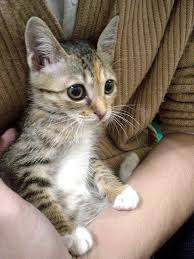
#> input picture cat/01.jpg, 194 x 259 px; its folder holds only this picture in this run
$ jupyter execute --allow-errors svm_cat_recog.ipynb   (Python 2 division)   (older library calls are emulated)
#> lines starting #> are read from the running program, lines starting #| are printed output that depends on the picture
This is the ipython notebook for the shiyanlou svm_cat

Reference: https://www.shiyanlou.com/courses/794

# python-opencv

## training

[cell 1]
import numpy as np
import cv2
from os.path import dirname, join, basename
import os
import sys
from glob import glob

[cell 2]
bin_n = 16 * 16

[cell 3]
def hog(img):
    x_pixel, y_pixel = 194, 259
    gx = cv2.Sobel(img, cv2.CV_32F, 1, 0)
    gy = cv2.Sobel(img, cv2.CV_32F, 0, 1)
    mag, ang = cv2.cartToPolar(gx, gy)
    bins = np.int32(bin_n*ang/(2*np.pi))
    bin_cells = bins[:x_pixel/2, :y_pixel/2], bins[x_pixel/2:, :y_pixel/2], bins[:x_pixel/2, y_pixel/2:], bins[x_pixel/2:, y_pixel/2:]
    mag_cells = mag[:x_pixel/2,:y_pixel/2], mag[x_pixel/2:,:y_pixel/2], mag[:x_pixel/2,y_pixel/2:], mag[x_pixel/2:,y_pixel/2:]
    hists = [np.bincount(b.ravel(), m.ravel(), bin_n) for b, m in zip(bin_cells, mag_cells)]
    hist = np.hstack(hists)
    return hist

[cell 4]
img = []
for name in os.listdir(os.getcwd() + '/cat/'):
    pic = cv2.imread(os.getcwd() + '/cat/' + name, 0)
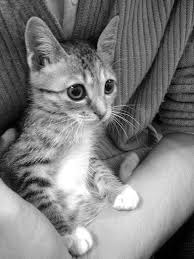
#> pic: shape (259, 194); min 0, max 255, mean 125.1
    img.append(pic)

print len(img), ' num'
#| 1  num

[cell 5]
positive = len(img)
#> positive = 1
#> (the rest of this cell did not finish here and is left out)

[cell 6]
trainpic = []
for item in img:
    trainpic.append(item)
#> this loop made 1 pass
#> after the loop, trainpic = 1 item

#> (the rest of this cell did not finish here and is left out)

[cell 7]
# test
tmp = hog(img[0])
#> in hog, `gx = cv2.Sobel(img, cv2.CV_32F, 1, 0)`:
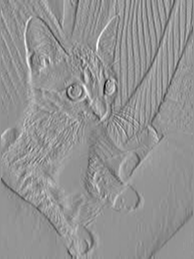
#> gx: shape (259, 194) float32; min -816, max 598, mean -0.5; drawn with min black and max white
#> in hog, `gy = cv2.Sobel(img, cv2.CV_32F, 0, 1)`:
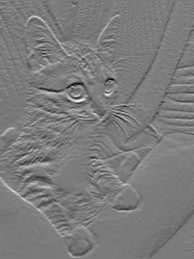
#> gy: shape (259, 194) float32; min -646, max 683, mean 1.1; drawn with min black and max white
#> in hog, `mag, ang = cv2.cartToPolar(gx, gy)`:
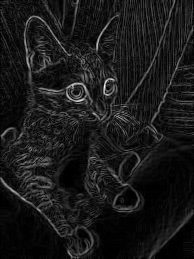
#> mag: shape (259, 194) float32; min 0, max 816.6, mean 82; drawn with min black and max white
#> in hog, `mag, ang = cv2.cartToPolar(gx, gy)`:
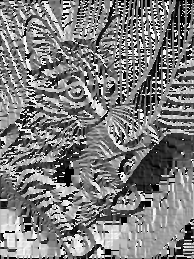
#> ang: shape (259, 194) float32; min 0, max 6.28, mean 3.09; drawn with min black and max white
#> in hog, `hists = [np.bincount(b.ravel(), m.ravel(), bin_n) for b, m in zip(bin_..`: hists = 4 items
#> in hog, `hist = np.hstack(hists)`: hist = 1024 values, max 17546.1 at index 0, min 24.41 at index 679, mean 4025
#> tmp has the same summary as hist in hog
print tmp.shape
#| (1024,)

[cell 8]
# data preprocessing
hogdata = map(hog, trainpic)
#> hogdata = 1 item
print np.float32(hogdata).shape, ' hogdata'
#| (1, 1024)  hogdata
trainData = np.float32(hogdata).reshape(-1, bin_n*4)
print trainData.shape, ' trainData'
#| (1, 1024)  trainData
responses = np.float32(np.repeat(1.0, trainData.shape[0])[:, np.newaxis])
#> responses = [1]
responses[positive:trainData.shape[0]] = -1.0
print responses.shape, ' responses'
#| (1, 1)  responses
print len(trainData)
#| 1
print len(responses)
#| 1
print type(trainData)
#| <class 'numpy.ndarray'>

#> (a cell that did not finish here is left out)

## predicting

#> (a cell that did not finish here is left out)

[cell 11]
# test
img = cv2.imread('./predict/01.jpg', 0)
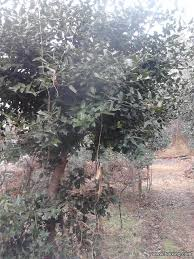
#> input picture predict/01.jpg, 194 x 259 px
#> img: shape (259, 194); min 0, max 255, mean 133.5
print img.shape, ' img_test0'
#| (259, 194)  img_test0
hogdata = hog(img)
#> in hog (call 3), `gx = cv2.Sobel(img, cv2.CV_32F, 1, 0)`:
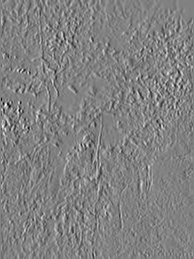
#> gx: shape (259, 194) float32; min -697, max 679, mean 1.6; drawn with min black and max white
#> in hog (call 3), `gy = cv2.Sobel(img, cv2.CV_32F, 0, 1)`:
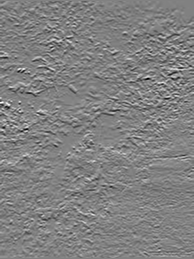
#> gy: shape (259, 194) float32; min -732, max 705, mean -3.2; drawn with min black and max white
#> in hog (call 3), `mag, ang = cv2.cartToPolar(gx, gy)`:
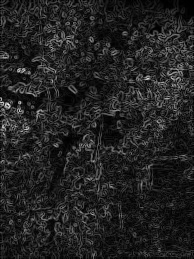
#> mag: shape (259, 194) float32; min 0, max 894.1, mean 120.9; drawn with min black and max white
#> in hog (call 3), `mag, ang = cv2.cartToPolar(gx, gy)`:
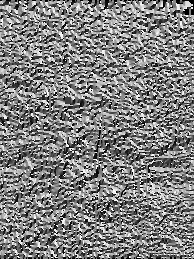
#> ang: shape (259, 194) float32; min 0, max 6.28, mean 3.16; drawn with min black and max white
#> in hog (call 3), `hist = np.hstack(hists)`: hist = 1024 values, max 25367.5 at index 448, min 910.8 at index 928, mean 5934.1
#> hogdata has the same summary as hist in hog
testData = np.float32(hogdata).reshape(-1, bin_n*4)
print testData.shape, ' testData'
#| (1, 1024)  testData
#> (the rest of this cell did not finish here and is left out)

[cell 12]
# preprocess for prediction
test_tmp = []
for name in os.listdir(os.getcwd() + '/predict/'):
    img = cv2.imread(os.getcwd() + '/predict/' + name, 0)
    test_tmp.append(img)
print len(test_tmp), ' len(test_tmp)'
#| 1  len(test_tmp)

[cell 13]
# predict
hogdata = map(hog, test_tmp)
#> hogdata = 1 item
testData = np.float32(hogdata).reshape(-1, bin_n*4)
print testData.shape, ' testData'
#| (1, 1024)  testData
#> (the rest of this cell did not finish here and is left out)

# sklearn
use sklearn to build the svm models instead of opencv

[cell 14]
import os
import cv2
import numpy as np
from skimage import feature as ft
from sklearn.svm import SVC

[cell 15]
img = []
# positive
for name in os.listdir(os.getcwd() + '/cat/'):
    pic = cv2.imread(os.getcwd() + '/cat/' + name, 0)
    img.append(pic)
positive = len(img)
print "positive samples: {}".format(positive)
#| positive samples: 1

# negative
#> (the rest of this cell did not finish here and is left out)

[cell 16]
def myHog(img):
    feature = ft.hog(img, orientations=8, pixels_per_cell=(16,16), cells_per_block=(1,1))
#> feature = 1536 values, max 0.683 at index 1513, min 0 at index 1133, mean 0.33
    return feature

[cell 17]
HOG_feature = map(myHog, img)
#> HOG_feature = 1 item
#> (the rest of this cell did not finish here and is left out)

[cell 18]
vector = np.asarray(HOG_feature)
label = np.array(np.repeat(1, vector.shape[0]))
#> label = [1]
label[positive:] = 0
